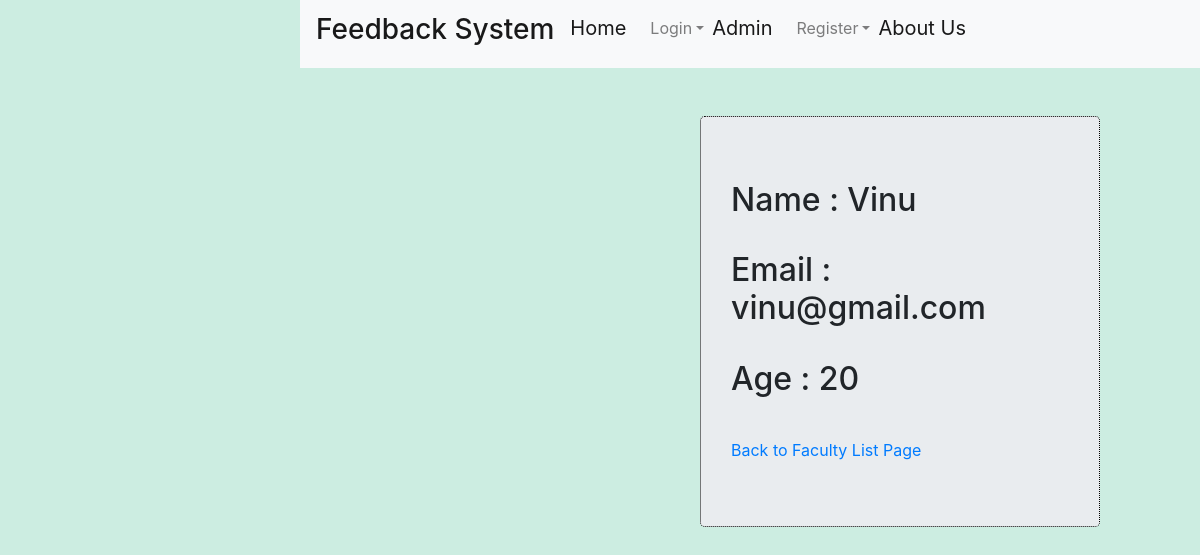
/faculty_details/1/, run on the app's committed database.
### Feedback_System/models.py (models this page shows, shortened)
class FacultyProfile(models.Model):
    user = models.OneToOneField(User,on_delete=models.CASCADE)
    age = models.PositiveIntegerField()
    subject = models.ManyToManyField(Subject, related_name="subject_teachers")

### Feedback_System/views.py (the view)
# urls.py: url(r'^faculty_details/(?P<pk>[-\w]+)/$',views.FacultyDetails.as_view(),name='faculty_details'),
class FacultyDetails(DetailView):
    context_object_name = 'facultydetails'
    model = models.FacultyProfile
    template_name = 'Feedback_System/faculty_details.html'

### templates/Feedback_System/faculty_details.html (shortened to what this page needs)
{% extends 'Feedback_System/base.html' %}
{% load staticfiles %}
{% block head_block %}
<link rel="stylesheet" href="{% static 'css/forms.css' %}">
{% endblock %}
{% block body_block %}
  <div id="content">
    <div class="jumbotron">
        <h2>Name : {{ facultydetails.user.username }}</h2><br>
        <h2>Email : {{ facultydetails.user.email }}</h2><br>
        <h2>Age : {{ facultydetails.age }}</h2><br>
        <a href="{% url 'project_app:facultyprofile_list' %}">Back to Faculty List Page</a>
    </div>
  </div>
{% endblock %}

### static/css/forms.css (style rules this page uses)
body { background-color: #ccede1; padding-left: 300px; }
.jumbotron { padding-left: 30px; width: 400px; height: auto; align-content: center; border: 1px dotted black; }
#content { padding-left: 400px; }

### data on the page
FacultyProfile: user.username "Vinu", user.email "vinu@gmail.com", age "20"
